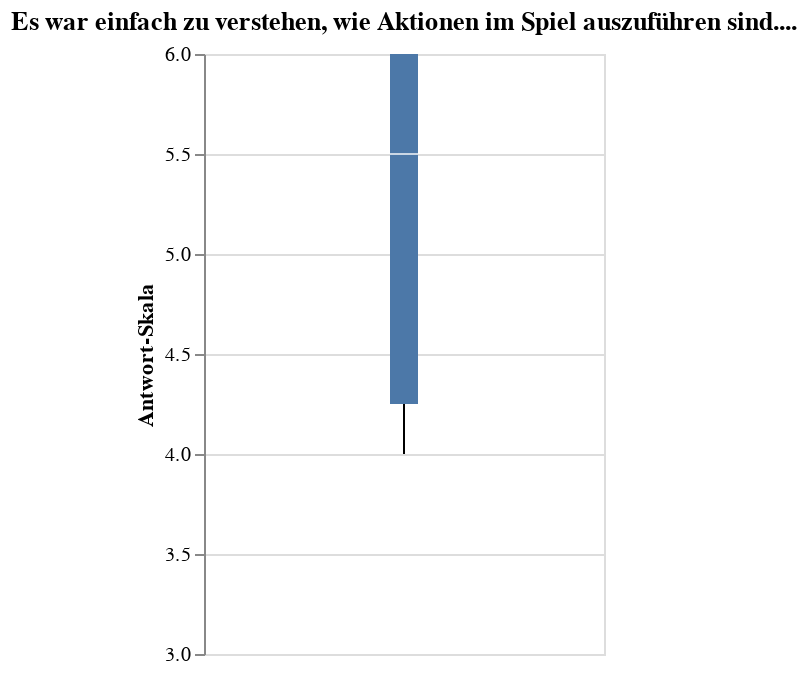

Notebook code cell kept with this figure:
### Code cell
long_name = mit.columns[1]

temp_df = mit[[long_name]].copy()
temp_df.columns = ['score']
chart = alt.Chart(temp_df).mark_boxplot(extent='min-max').encode(
    y=alt.Y('score:Q',
            scale=alt.Scale(domain=[3, 6]), # Force scale to show 1-6
            title="Antwort-Skala")
).properties(
    width=200,
    title=f"{long_name}..."
)

chart.display()

### Figure 1 — Vega-Lite specification as saved in the notebook (floating-point values rounded to 4 significant figures)
{"config": {"view": {"continuousWidth": 300, "continuousHeight": 300}}, "data": {"name": "data-0b8c688993980230ed0d2169a672e884"}, "mark": {"type": "boxplot", "extent": "min-max"}, "encoding": {"y": {"field": "score", "scale": {"domain": [3, 6]}, "title": "Antwort-Skala", "type": "quantitative"}}, "title": "Es war einfach zu verstehen, wie Aktionen im Spiel auszuführen sind....", "width": 200, "$schema": "https://vega.github.io/schema/vega-lite/v6.1.0.json", "datasets": {"data-0b8c688993980230ed0d2169a672e884": [{"score": 6}, {"score": 5}, {"score": 6}, {"score": 4}, {"score": 6}, {"score": 4}]}}
